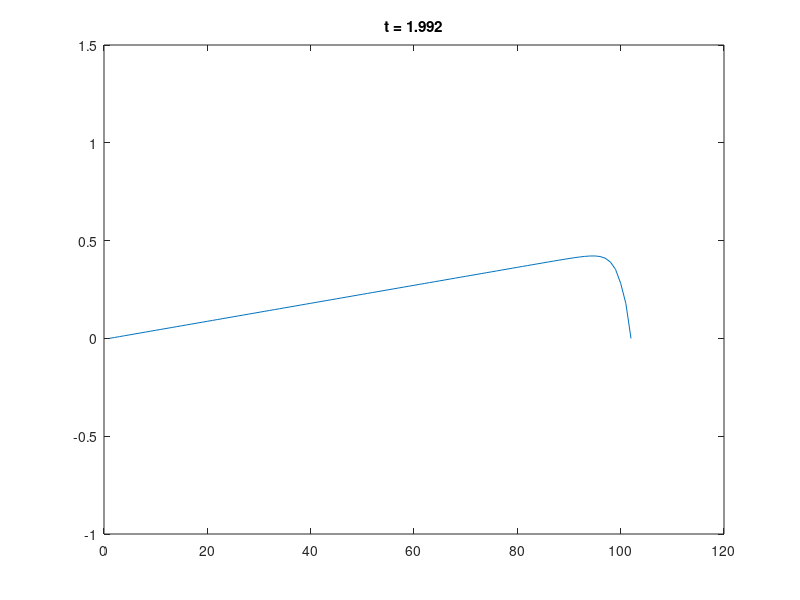

Write MATLAB code to recreate this figure.
% Solving Burgers with a SL method.
clear all
clf

% Parameters
N=100;       % Level of spacial discretisation
Dx= 1./(N+1); % Space step
Dt= 0.012;   % Timestep
theta_t=1/2;  % Theta for the Theta method in time.
theta_x=1/2;  % Theta for the Theta-method for departure points.
epsilon=0.005; % Epsilon in the PDE
tmax = 2;


% Initial and boundary conditions
u0 = @(x) sin(2*pi*x) + 1/2*sin(pi*x);
u_l = 0;
u_r = 0;

% Matrices to be used. Tridiagonal, so could be done more efficiently

% del2 - \delta_x^2, a tridiagonal matrix, finite difference second 
% derivative operator.
del2 = 2*eye(N) - diag(ones(N-1,1),1) - diag(ones(N-1,1),-1);
% LHS and RHS of SISL formulation
M_RHS = eye(N) - Dt/(Dx^2) * (1 - theta_t) * epsilon * del2;
M_LHS = eye(N) + Dt/(Dx^2) * theta_t * epsilon * del2;

% Initialisation
X = (1:N)'./(N+1);
Un = u0(X);

% Outer loop. Timestep
for t = 0:Dt:tmax
% Timestep initialisation
% Cubic spline of Un (including the constant end points)  
rhs0 = -Dt/(Dx^2) * (1-theta_t) * epsilon *...
    (5*Un(1) + 4*Un(2) - Un(3)); % This is an order h^2 approx'n to u''
rhsN = -Dt/(Dx^2) * (1-theta_t) * epsilon *...
    (5*Un(N) + 4*Un(N-1) - Un(N-2));
pp_rhs = spline([0;X;1],[rhs0; (M_RHS * Un) ; rhsN]);
%   This is actually wrong at the moment. Want to take into account
%   the second derivative term at the left and right points.
%   Since this is in the known LHS, could make this higher order;
%   doesn't have to lead to a tridiagonal matrix to solve with.

% Initial guess of departure points.
X_D = X - Dt*Un;
 % Inner loop. 
 for k = 1:2
 % Evaluate RHS at the departure points.
 rhs_D = ppval(pp_rhs, X_D);
 % Solve the implicit equation (Thomas algorithm implemented later)
 U_A = M_LHS\rhs_D;
 % New guess at the departure points (theta-method) and recalculate 
 % RHS_D and U_A. 
 X_D = X - Dt*(theta_x*U_A + (1-theta_x)*Un);
 rhs_D = ppval(pp_rhs, X_D);
 end
 U_A = M_LHS\rhs_D;
 % End of Inner Loop
% Prep for next timestep.
Un = U_A;
plot([u_l;U_A;u_r]), title(['t = ',num2str(t)]), ylim([-1 1.5]), drawnow()
end % for t